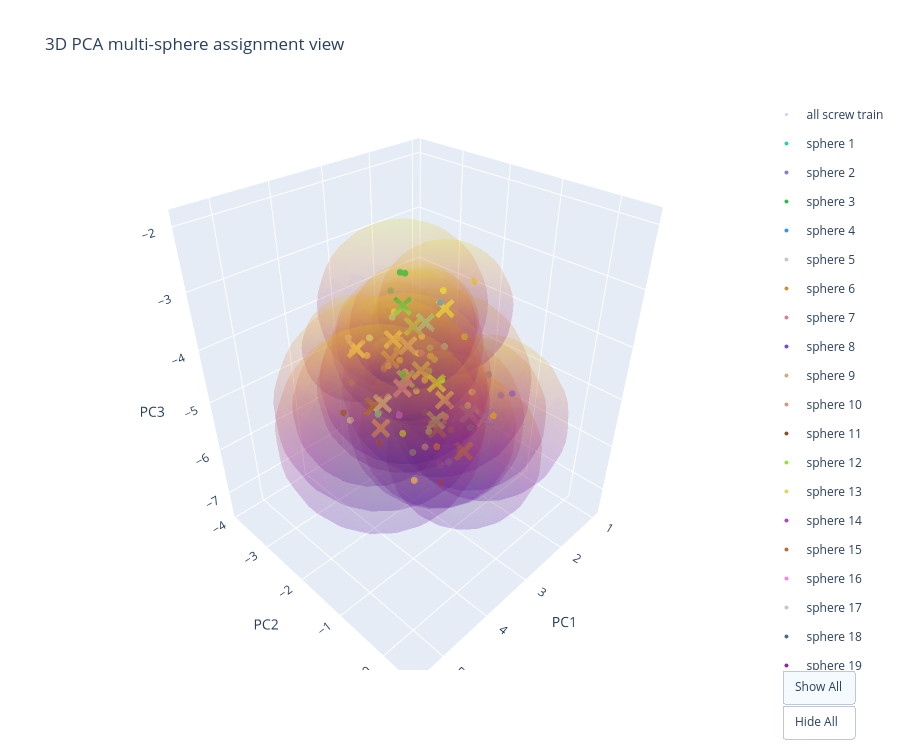

Here is the notebook cell this chart was saved with:
### Code cell
rng = np.random.default_rng(42)

colours = [
    f"rgb({r},{g},{b})"
    for r, g, b in rng.integers(30, 255, size=(len(spheres), 3))
]

fig = go.Figure()

fig.add_trace(go.Scatter3d(
    x=pca_cat_3d[:, 0],
    y=pca_cat_3d[:, 1],
    z=pca_cat_3d[:, 2],
    mode="markers",
    marker=dict(size=3, opacity=0.35),
    name="all screw train"
))

for i, s in enumerate(spheres):
    idx = s["covered_idx"]
    pts = pca_cat_3d[idx]

    center_3d = pts.mean(axis=0)
    radius_3d = np.linalg.norm(pts - center_3d).max()

    fig.add_trace(go.Scatter3d(
        x=pts[:, 0],
        y=pts[:, 1],
        z=pts[:, 2],
        mode="markers",
        marker=dict(size=4, color=colours[i]),
        name=f"sphere {i+1}",
        legendgroup=f"sphere{i}"
    ))

    fig.add_trace(go.Scatter3d(
        x=[center_3d[0]],
        y=[center_3d[1]],
        z=[center_3d[2]],
        mode="markers",
        marker=dict(size=7, symbol="x", color=colours[i]),
        name=f"center {i+1}",
        showlegend=False,
        legendgroup=f"sphere{i}"
    ))

    xs, ys, zs = sphere_surface(center_3d, radius_3d, resolution=20)

    fig.add_trace(go.Surface(
        x=xs,
        y=ys,
        z=zs,
        opacity=0.12,
        showscale=False,
        name=f"Boundary {i+1}",
        legendgroup=f"sphere{i}",
        showlegend=False
    ))

fig.update_layout(
    title="3D PCA multi-sphere assignment view",
    scene=dict(
        xaxis_title="PC1",
        yaxis_title="PC2",
        zaxis_title="PC3"
    ),
    width=900,
    height=750,
    updatemenus=[
    dict(
        type="buttons",
        buttons=[
            dict(
                label="Show All",
                method="update",
                args=[{"visible": [True] * len(fig.data)}]
            ),
            dict(
                label="Hide All",
                method="update",
                args=[{"visible": ["legendonly"] * len(fig.data)}]
            )
        ],
        x=1.15,
        y=0
    )
    ]
)

fig.show()

### Figure 1 — Plotly figure (JSON) as saved in the notebook; plotly's stock layout.template omitted (floating-point values rounded to 4 significant figures; data arrays with more than 128 entries replaced by an {"elided": "..."} marker saying what was removed)
{"data": [{"marker": {"opacity": 0.35, "size": 3}, "mode": "markers", "name": "all screw train", "type": "scatter3d", "x": [3.384, 2.903, 2.809, 2.375, 2.233, 3.983, 3.675, 1.477, 2.632, 2.447, 2.248, 1.941, 2.678, 2.912, 2.703, 3.262, 2.496, 3.5, 2.198, 2.363, 3.39, 3.249, 3.24, 3.372, 3.436, 3.313, 2.465, 2.459, 3.522, 4.02, 4.324, 4.253, 2.38, 3.897, 2.682, 3.174, 4.418, 3.652, 3.164, 3.375, 3.932, 2.596, 3.974, 3.218, 3.769, 3.08, 3.301, 2.894, 2.856, 3.98, 2.645, 3.535, 2.69, 3.149, 2.265, 4.235, 3.537, 3.299, 3.247, 2.439], "y": [-1.008, -1.247, -1.507, -1.692, -1.368, -0.9957, -1.341, -1.626, -2.002, -1.265, -1.344, -0.9773, -1.555, -2.02, -1.172, -1.383, -2.217, -0.9776, -0.5694, -0.7853, -1.745, -3.327, -2.171, -1.984, -1.86, -1.418, -2.944, -2.147, -1.653, -2.624, -2.064, -1.483, -2.21, -1.888, -2.127, -1.571, -0.8486, -1.917, -2.431, -1.46, -1.295, -1.91, -1.226, -2.051, -2.167, -2.42, -2.157, -1.423, -1.566, -2.339, -2.775, -0.8798, -1.663, -2.563, -1.429, -2.092, -2.52, -1.592, -1.918, -1.413], "z": [-5.821, -6.232, -6.944, -6.077, -5.156, -5.779, -5.6, -5.284, -4.833, -5.271, -5.905, -5.172, -5.543, -5.113, -6.078, -5.432, -5.91, -5.366, -4.793, -5.267, -4.45, -5.427, -3.528, -3.857, -4.183, -5.751, -4.528, -4.517, -4.262, -5.31, -4.984, -4.585, -4.748, -5.588, -4.187, -4.542, -4.164, -4.806, -4.684, -3.896, -5.033, -4.579, -3.874, -2.827, -3.765, -3.312, -3.592, -3.976, -3.278, -3.998, -4.77, -4.027, -3.177, -4.816, -3.09, -3.532, -4.349, -3.993, -2.783, -3.993]}, {"legendgroup": "sphere0", "marker": {"color": "rgb(50,204,177)", "size": 4}, "mode": "markers", "name": "sphere 1", "type": "scatter3d", "x": [3.675, 3.262, 2.632, 2.248], "y": [-1.341, -1.383, -2.002, -1.344], "z": [-5.6, -5.432, -4.833, -5.905]}, {"legendgroup": "sphere0", "marker": {"color": "rgb(50,204,177)", "size": 7, "symbol": "x"}, "mode": "markers", "name": "center 1", "showlegend": false, "type": "scatter3d", "x": [2.954], "y": [-1.518], "z": [-5.442]}, {"legendgroup": "sphere0", "name": "Boundary 1", "opacity": 0.12, "showlegend": false, "showscale": false, "type": "surface", "x": {"elided": "20x20 float values"}, "y": {"elided": "20x20 float values"}, "z": {"elided": "20x20 float values"}}, {"legendgroup": "sphere1", "marker": {"color": "rgb(128,127,223)", "size": 4}, "mode": "markers", "name": "sphere 2", "type": "scatter3d", "x": [1.477, 2.447, 2.903], "y": [-1.626, -1.265, -1.247], "z": [-5.284, -5.271, -6.232]}, {"legendgroup": "sphere1", "marker": {"color": "rgb(128,127,223)", "size": 7, "symbol": "x"}, "mode": "markers", "name": "center 2", "showlegend": false, "type": "scatter3d", "x": [2.276], "y": [-1.379], "z": [-5.596]}, {"legendgroup": "sphere1", "name": "Boundary 2", "opacity": 0.12, "showlegend": false, "showscale": false, "type": "surface", "x": {"elided": "20x20 float values"}, "y": {"elided": "20x20 float values"}, "z": {"elided": "20x20 float values"}}, {"legendgroup": "sphere2", "marker": {"color": "rgb(49,186,75)", "size": 4}, "mode": "markers", "name": "sphere 3", "type": "scatter3d", "x": [3.247, 3.974, 3.218], "y": [-1.918, -1.226, -2.051], "z": [-2.783, -3.874, -2.827]}, {"legendgroup": "sphere2", "marker": {"color": "rgb(49,186,75)", "size": 7, "symbol": "x"}, "mode": "markers", "name": "center 3", "showlegend": false, "type": "scatter3d", "x": [3.48], "y": [-1.732], "z": [-3.161]}, {"legendgroup": "sphere2", "name": "Boundary 3", "opacity": 0.12, "showlegend": false, "showscale": false, "type": "surface", "x": {"elided": "20x20 float values"}, "y": {"elided": "20x20 float values"}, "z": {"elided": "20x20 float values"}}, {"legendgroup": "sphere3", "marker": {"color": "rgb(51,148,249)", "size": 4}, "mode": "markers", "name": "sphere 4", "type": "scatter3d", "x": [2.894, 2.856, 3.301], "y": [-1.423, -1.566, -2.157], "z": [-3.976, -3.278, -3.592]}, {"legendgroup": "sphere3", "marker": {"color": "rgb(51,148,249)", "size": 7, "symbol": "x"}, "mode": "markers", "name": "center 4", "showlegend": false, "type": "scatter3d", "x": [3.017], "y": [-1.715], "z": [-3.615]}, {"legendgroup": "sphere3", "name": "Boundary 4", "opacity": 0.12, "showlegend": false, "showscale": false, "type": "surface", "x": {"elided": "20x20 float values"}, "y": {"elided": "20x20 float values"}, "z": {"elided": "20x20 float values"}}, {"legendgroup": "sphere4", "marker": {"color": "rgb(195,201,191)", "size": 4}, "mode": "markers", "name": "sphere 5", "type": "scatter3d", "x": [2.678, 2.912, 2.233], "y": [-1.555, -2.02, -1.368], "z": [-5.543, -5.113, -5.156]}, {"legendgroup": "sphere4", "marker": {"color": "rgb(195,201,191)", "size": 7, "symbol": "x"}, "mode": "markers", "name": "center 5", "showlegend": false, "type": "scatter3d", "x": [2.608], "y": [-1.648], "z": [-5.271]}, {"legendgroup": "sphere4", "name": "Boundary 5", "opacity": 0.12, "showlegend": false, "showscale": false, "type": "surface", "x": {"elided": "20x20 float values"}, "y": {"elided": "20x20 float values"}, "z": {"elided": "20x20 float values"}}, {"legendgroup": "sphere5", "marker": {"color": "rgb(206,145,58)", "size": 4}, "mode": "markers", "name": "sphere 6", "type": "scatter3d", "x": [2.703, 2.809, 2.363], "y": [-1.172, -1.507, -0.7853], "z": [-6.078, -6.944, -5.267]}, {"legendgroup": "sphere5", "marker": {"color": "rgb(206,145,58)", "size": 7, "symbol": "x"}, "mode": "markers", "name": "center 6", "showlegend": false, "type": "scatter3d", "x": [2.625], "y": [-1.155], "z": [-6.096]}, {"legendgroup": "sphere5", "name": "Boundary 6", "opacity": 0.12, "showlegend": false, "showscale": false, "type": "surface", "x": {"elided": "20x20 float values"}, "y": {"elided": "20x20 float values"}, "z": {"elided": "20x20 float values"}}, {"legendgroup": "sphere6", "marker": {"color": "rgb(218,131,142)", "size": 4}, "mode": "markers", "name": "sphere 7", "type": "scatter3d", "x": [3.372, 3.24, 3.164], "y": [-1.984, -2.171, -2.431], "z": [-3.857, -3.528, -4.684]}, {"legendgroup": "sphere6", "marker": {"color": "rgb(218,131,142)", "size": 7, "symbol": "x"}, "mode": "markers", "name": "center 7", "showlegend": false, "type": "scatter3d", "x": [3.259], "y": [-2.195], "z": [-4.023]}, {"legendgroup": "sphere6", "name": "Boundary 7", "opacity": 0.12, "showlegend": false, "showscale": false, "type": "surface", "x": {"elided": "20x20 float values"}, "y": {"elided": "20x20 float values"}, "z": {"elided": "20x20 float values"}}, {"legendgroup": "sphere7", "marker": {"color": "rgb(113,71,238)", "size": 4}, "mode": "markers", "name": "sphere 8", "type": "scatter3d", "x": [1.941, 3.384, 2.198], "y": [-0.9773, -1.008, -0.5694], "z": [-5.172, -5.821, -4.793]}, {"legendgroup": "sphere7", "marker": {"color": "rgb(113,71,238)", "size": 7, "symbol": "x"}, "mode": "markers", "name": "center 8", "showlegend": false, "type": "scatter3d", "x": [2.508], "y": [-0.8516], "z": [-5.262]}, {"legendgroup": "sphere7", "name": "Boundary 8", "opacity": 0.12, "showlegend": false, "showscale": false, "type": "surface", "x": {"elided": "20x20 float values"}, "y": {"elided": "20x20 float values"}, "z": {"elided": "20x20 float values"}}, {"legendgroup": "sphere8", "marker": {"color": "rgb(205,174,120)", "size": 4}, "mode": "markers", "name": "sphere 9", "type": "scatter3d", "x": [2.38, 3.174, 3.39], "y": [-2.21, -1.571, -1.745], "z": [-4.748, -4.542, -4.45]}, {"legendgroup": "sphere8", "marker": {"color": "rgb(205,174,120)", "size": 7, "symbol": "x"}, "mode": "markers", "name": "center 9", "showlegend": false, "type": "scatter3d", "x": [2.982], "y": [-1.842], "z": [-4.58]}, {"legendgroup": "sphere8", "name": "Boundary 9", "opacity": 0.12, "showlegend": false, "showscale": false, "type": "surface", "x": {"elided": "20x20 float values"}, "y": {"elided": "20x20 float values"}, "z": {"elided": "20x20 float values"}}, {"legendgroup": "sphere9", "marker": {"color": "rgb(215,152,129)", "size": 4}, "mode": "markers", "name": "sphere 10", "type": "scatter3d", "x": [3.98, 4.235, 3.537], "y": [-2.339, -2.092, -2.52], "z": [-3.998, -3.532, -4.349]}, {"legendgroup": "sphere9", "marker": {"color": "rgb(215,152,129)", "size": 7, "symbol": "x"}, "mode": "markers", "name": "center 10", "showlegend": false, "type": "scatter3d", "x": [3.917], "y": [-2.317], "z": [-3.959]}, {"legendgroup": "sphere9", "name": "Boundary 10", "opacity": 0.12, "showlegend": false, "showscale": false, "type": "surface", "x": {"elided": "20x20 float values"}, "y": {"elided": "20x20 float values"}, "z": {"elided": "20x20 float values"}}, {"legendgroup": "sphere10", "marker": {"color": "rgb(131,81,50)", "size": 4}, "mode": "markers", "name": "sphere 11", "type": "scatter3d", "x": [4.02, 3.897, 3.436], "y": [-2.624, -1.888, -1.86], "z": [-5.31, -5.588, -4.183]}, {"legendgroup": "sphere10", "marker": {"color": "rgb(131,81,50)", "size": 7, "symbol": "x"}, "mode": "markers", "name": "center 11", "showlegend": false, "type": "scatter3d", "x": [3.784], "y": [-2.124], "z": [-5.027]}, {"legendgroup": "sphere10", "name": "Boundary 11", "opacity": 0.12, "showlegend": false, "showscale": false, "type": "surface", "x": {"elided": "20x20 float values"}, "y": {"elided": "20x20 float values"}, "z": {"elided": "20x20 float values"}}, {"legendgroup": "sphere11", "marker": {"color": "rgb(154,229,44)", "size": 4}, "mode": "markers", "name": "sphere 12", "type": "scatter3d", "x": [3.932, 3.535, 2.439], "y": [-1.295, -0.8798, -1.413], "z": [-5.033, -4.027, -3.993]}, {"legendgroup": "sphere11", "marker": {"color": "rgb(154,229,44)", "size": 7, "symbol": "x"}, "mode": "markers", "name": "center 12", "showlegend": false, "type": "scatter3d", "x": [3.302], "y": [-1.196], "z": [-4.351]}, {"legendgroup": "sphere11", "name": "Boundary 12", "opacity": 0.12, "showlegend": false, "showscale": false, "type": "surface", "x": {"elided": "20x20 float values"}, "y": {"elided": "20x20 float values"}, "z": {"elided": "20x20 float values"}}, {"legendgroup": "sphere12", "marker": {"color": "rgb(223,216,92)", "size": 4}, "mode": "markers", "name": "sphere 13", "type": "scatter3d", "x": [2.69, 3.299, 2.265], "y": [-1.663, -1.592, -1.429], "z": [-3.177, -3.993, -3.09]}, {"legendgroup": "sphere12", "marker": {"color": "rgb(223,216,92)", "size": 7, "symbol": "x"}, "mode": "markers", "name": "center 13", "showlegend": false, "type": "scatter3d", "x": [2.752], "y": [-1.561], "z": [-3.42]}, {"legendgroup": "sphere12", "name": "Boundary 13", "opacity": 0.12, "showlegend": false, "showscale": false, "type": "surface", "x": {"elided": "20x20 float values"}, "y": {"elided": "20x20 float values"}, "z": {"elided": "20x20 float values"}}, {"legendgroup": "sphere13", "marker": {"color": "rgb(172,67,200)", "size": 4}, "mode": "markers", "name": "sphere 14", "type": "scatter3d", "x": [3.375, 3.652, 4.418], "y": [-1.46, -1.917, -0.8486], "z": [-3.896, -4.806, -4.164]}, {"legendgroup": "sphere13", "marker": {"color": "rgb(172,67,200)", "size": 7, "symbol": "x"}, "mode": "markers", "name": "center 14", "showlegend": false, "type": "scatter3d", "x": [3.815], "y": [-1.408], "z": [-4.289]}, {"legendgroup": "sphere13", "name": "Boundary 14", "opacity": 0.12, "showlegend": false, "showscale": false, "type": "surface", "x": {"elided": "20x20 float values"}, "y": {"elided": "20x20 float values"}, "z": {"elided": "20x20 float values"}}, {"legendgroup": "sphere14", "marker": {"color": "rgb(187,109,45)", "size": 4}, "mode": "markers", "name": "sphere 15", "type": "scatter3d", "x": [2.496, 3.5, 2.375], "y": [-2.217, -0.9776, -1.692], "z": [-5.91, -5.366, -6.077]}, {"legendgroup": "sphere14", "marker": {"color": "rgb(187,109,45)", "size": 7, "symbol": "x"}, "mode": "markers", "name": "center 15", "showlegend": false, "type": "scatter3d", "x": [2.791], "y": [-1.629], "z": [-5.784]}, {"legendgroup": "sphere14", "name": "Boundary 15", "opacity": 0.12, "showlegend": false, "showscale": false, "type": "surface", "x": {"elided": "20x20 float values"}, "y": {"elided": "20x20 float values"}, "z": {"elided": "20x20 float values"}}, {"legendgroup": "sphere15", "marker": {"color": "rgb(248,130,230)", "size": 4}, "mode": "markers", "name": "sphere 16", "type": "scatter3d", "x": [2.465, 2.682, 3.522], "y": [-2.944, -2.127, -1.653], "z": [-4.528, -4.187, -4.262]}, {"legendgroup": "sphere15", "marker": {"color": "rgb(248,130,230)", "size": 7, "symbol": "x"}, "mode": "markers", "name": "center 16", "showlegend": false, "type": "scatter3d", "x": [2.89], "y": [-2.241], "z": [-4.326]}, {"legendgroup": "sphere15", "name": "Boundary 16", "opacity": 0.12, "showlegend": false, "showscale": false, "type": "surface", "x": {"elided": "20x20 float values"}, "y": {"elided": "20x20 float values"}, "z": {"elided": "20x20 float values"}}, {"legendgroup": "sphere16", "marker": {"color": "rgb(182,205,200)", "size": 4}, "mode": "markers", "name": "sphere 17", "type": "scatter3d", "x": [4.324, 3.313, 3.769], "y": [-2.064, -1.418, -2.167], "z": [-4.984, -5.751, -3.765]}, {"legendgroup": "sphere16", "marker": {"color": "rgb(182,205,200)", "size": 7, "symbol": "x"}, "mode": "markers", "name": "center 17", "showlegend": false, "type": "scatter3d", "x": [3.802], "y": [-1.883], "z": [-4.833]}, {"legendgroup": "sphere16", "name": "Boundary 17", "opacity": 0.12, "showlegend": false, "showscale": false, "type": "surface", "x": {"elided": "20x20 float values"}, "y": {"elided": "20x20 float values"}, "z": {"elided": "20x20 float values"}}, {"legendgroup": "sphere17", "marker": {"color": "rgb(73,111,135)", "size": 4}, "mode": "markers", "name": "sphere 18", "type": "scatter3d", "x": [3.08, 2.596], "y": [-2.42, -1.91], "z": [-3.312, -4.579]}, {"legendgroup": "sphere17", "marker": {"color": "rgb(73,111,135)", "size": 7, "symbol": "x"}, "mode": "markers", "name": "center 18", "showlegend": false, "type": "scatter3d", "x": [2.838], "y": [-2.165], "z": [-3.946]}, {"legendgroup": "sphere17", "name": "Boundary 18", "opacity": 0.12, "showlegend": false, "showscale": false, "type": "surface", "x": {"elided": "20x20 float values"}, "y": {"elided": "20x20 float values"}, "z": {"elided": "20x20 float values"}}, {"legendgroup": "sphere18", "marker": {"color": "rgb(142,39,152)", "size": 4}, "mode": "markers", "name": "sphere 19", "type": "scatter3d", "x": [2.645, 3.149], "y": [-2.775, -2.563], "z": [-4.77, -4.816]}, {"legendgroup": "sphere18", "marker": {"color": "rgb(142,39,152)", "size": 7, "symbol": "x"}, "mode": "markers", "name": "center 19", "showlegend": false, "type": "scatter3d", "x": [2.897], "y": [-2.669], "z": [-4.793]}, {"legendgroup": "sphere18", "name": "Boundary 19", "opacity": 0.12, "showlegend": false, "showscale": false, "type": "surface", "x": {"elided": "20x20 float values"}, "y": {"elided": "20x20 float values"}, "z": {"elided": "20x20 float values"}}, {"legendgroup": "sphere19", "marker": {"color": "rgb(64,197,183)", "size": 4}, "mode": "markers", "name": "sphere 20", "type": "scatter3d", "x": [2.459, 4.253], "y": [-2.147, -1.483], "z": [-4.517, -4.585]}, {"legendgroup": "sphere19", "marker": {"color": "rgb(64,197,183)", "size": 7, "symbol": "x"}, "mode": "markers", "name": "center 20", "showlegend": false, "type": "scatter3d", "x": [3.356], "y": [-1.815], "z": [-4.551]}, {"legendgroup": "sphere19", "name": "Boundary 20", "opacity": 0.12, "showlegend": false, "showscale": false, "type": "surface", "x": {"elided": "20x20 float values"}, "y": {"elided": "20x20 float values"}, "z": {"elided": "20x20 float values"}}, {"legendgroup": "sphere20", "marker": {"color": "rgb(237,197,112)", "size": 4}, "mode": "markers", "name": "sphere 21", "type": "scatter3d", "x": [3.983, 3.249], "y": [-0.9957, -3.327], "z": [-5.779, -5.427]}, {"legendgroup": "sphere20", "marker": {"color": "rgb(237,197,112)", "size": 7, "symbol": "x"}, "mode": "markers", "name": "center 21", "showlegend": false, "type": "scatter3d", "x": [3.616], "y": [-2.161], "z": [-5.603]}, {"legendgroup": "sphere20", "name": "Boundary 21", "opacity": 0.12, "showlegend": false, "showscale": false, "type": "surface", "x": {"elided": "20x20 float values"}, "y": {"elided": "20x20 float values"}, "z": {"elided": "20x20 float values"}}], "layout": {"height": 750, "scene": {"xaxis": {"title": {"text": "PC1"}}, "yaxis": {"title": {"text": "PC2"}}, "zaxis": {"title": {"text": "PC3"}}}, "title": {"text": "3D PCA multi-sphere assignment view"}, "updatemenus": [{"buttons": [{"args": [{"visible": [true, true, true, true, true, true, true, true, true, true, true, true, true, true, true, true, true, true, true, true, true, true, true, true, true, true, true, true, true, true, true, true, true, true, true, true, true, true, true, true, true, true, true, true, true, true, true, true, true, true, true, true, true, true, true, true, true, true, true, true, true, true, true, true]}], "label": "Show All", "method": "update"}, {"args": [{"visible": ["legendonly", "legendonly", "legendonly", "legendonly", "legendonly", "legendonly", "legendonly", "legendonly", "legendonly", "legendonly", "legendonly", "legendonly", "legendonly", "legendonly", "legendonly", "legendonly", "legendonly", "legendonly", "legendonly", "legendonly", "legendonly", "legendonly", "legendonly", "legendonly", "legendonly", "legendonly", "legendonly", "legendonly", "legendonly", "legendonly", "legendonly", "legendonly", "legendonly", "legendonly", "legendonly", "legendonly", "legendonly", "legendonly", "legendonly", "legendonly", "legendonly", "legendonly", "legendonly", "legendonly", "legendonly", "legendonly", "legendonly", "legendonly", "legendonly", "legendonly", "legendonly", "legendonly", "legendonly", "legendonly", "legendonly", "legendonly", "legendonly", "legendonly", "legendonly", "legendonly", "legendonly", "legendonly", "legendonly", "legendonly"]}], "label": "Hide All", "method": "update"}], "type": "buttons", "x": 1.15, "y": 0}], "width": 900}}
